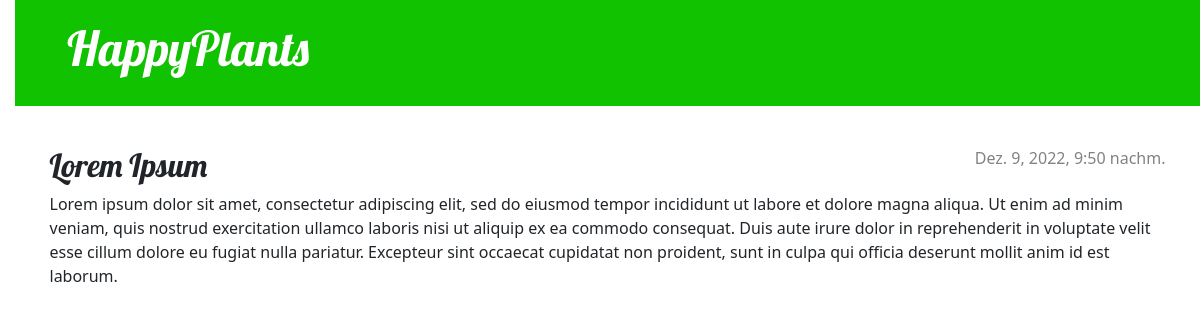
Page /post/6/ on the committed database.
### blog/models.py (models this page shows, shortened)
class Post(models.Model):
    author = models.ForeignKey(settings.AUTH_USER_MODEL, on_delete=models.CASCADE)
    title = models.CharField(max_length=200)
    text = models.TextField()
    created_date = models.DateTimeField(default=timezone.now)
    published_date = models.DateTimeField(blank=True, null=True)

### blog/views.py (the view)
# urls.py: path('post/<int:pk>/', views.post_detail, name='post_detail'),
def post_detail(request, pk):
    post = get_object_or_404(Post, pk=pk)
    return render(request, 'blog/post_detail.html', {'post': post})

### blog/templates/blog/post_detail.html
{% extends 'blog/base.html' %}
{% block content %}
    <article class="post">
        {% if post.published_date %}
            <time class="date">
                {{ post.published_date }}
            </time>
        {% endif %}
        <h2>{{ post.title }}</h2>
        <p>{{ post.text|linebreaksbr }}</p>
    </article>
{% endblock %}

### blog/static/css/blog.css (style rules this page uses)
body { padding-left: 15px; }
h1, h2, h3, h4 { font-family: 'Lobster', cursive; }
.date { color: #828282; }
.post { margin-bottom: 70px; }
.post > .date, .post > .actions { float: right; }

### rows in the picture
Post: published_date "Dez. 9, 2022, 9:50 nachm.", title "Lorem Ipsum", text "Lorem ipsum dolor sit amet, consectetur adipiscing elit, sed do eiusmod tempor incididunt ut labore et dolore magna aliqua. Ut enim ad minim veniam, quis nostrud exercitation ullamco laboris nisi ut aliquip ex ea commodo consequat. Duis aute irure dolor in reprehenderit in voluptate velit esse cillum dolore eu fugiat nulla pariatur. Excepteur sint occaecat cupidatat non proident, sunt in culpa qui officia deserunt mollit anim id est laborum."
